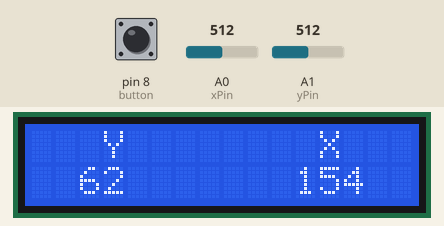
This sketch was run on a simulated Arduino Uno, built with avr-gcc and run on an emulated ATmega328P. On the bench: 16×2 character LCD. The inputs (shaded band) are chosen by the test bench; at power-on: pin 8 (button) LOW, A0 (xPin) = 512, A1 (yPin) = 512. What the sketch prints to the serial monitor is not drawn.

Above: at 3.2 s.
3.3 s: pin 8 (button) pulled HIGH for 1 s
At 3.44 s:
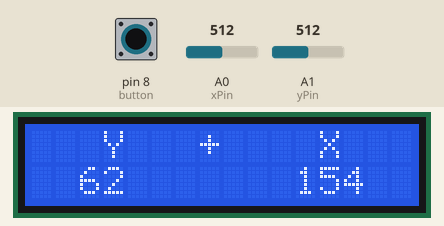
5.8 s: A0 (xPin) set to 716
At 6.8 s:
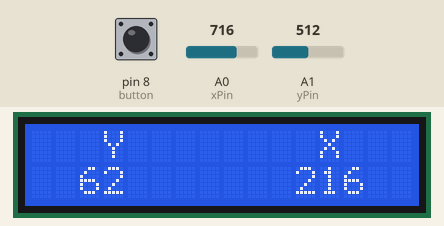
7.3 s: A1 (yPin) set to 716
At 8.5 s:
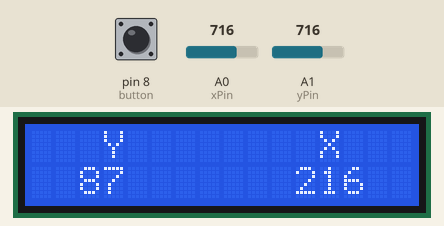
8.8 s: pin 8 (button) pulled HIGH for 0.15 s
At 8.95 s:
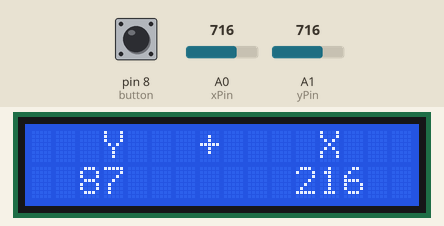
10.5 s: A0 (xPin) set to 900
At 11.3 s:
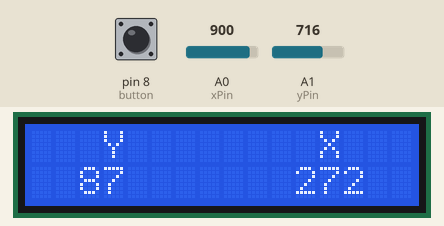
12.0 s: A1 (yPin) set to 900
At 13.1 s:
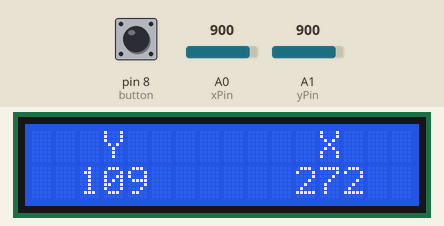
Timing chart, 0 to 14.5 s (numbered marks = the images above; inputs shaded):
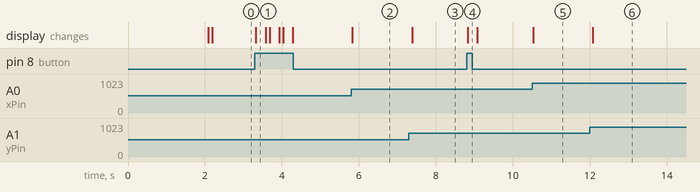

Measured:
- after the input at 3.3 s, the display: changes at once (image 1)
- after the input at 5.8 s, the display: changes at once (image 2)
- after the input at 7.3 s, the display: changes after 0.08 s (image 3)
- after the input at 8.8 s, the display: changes at once (image 4)
- after the input at 10.5 s, the display: changes at once (image 5)
- after the input at 12.0 s, the display: changes after 0.07 s (image 6)

The sketch:

Transmitter.ino
```cpp
#include <LiquidCrystal.h>
LiquidCrystal lcd(12, 11, 6, 5, 4, 3);
#define button 8
#define xPin A0
#define yPin A1
int valueX = 0;
int valueY = 0;
String dataToBeSent;

void setup() {
  lcd.begin(16, 2);
  lcd.clear();
  print("BMS", 0);
  print("ANTEN TRACKER", 1);
  delay(2000);
  lcd.clear();
  Serial.begin(9600);
  print("   Y        X   ", 0);
}

void loop() {
  delay(100);
  valueX = analogRead(xPin) * 0.3027343;  // 0 -309
  valueY = analogRead(yPin) * 0.1220703;  // 0 - 124;
  printDegree(valueX, 11, 14, true);
  printDegree(valueY, 1, 5, false);
  if (digitalRead(button)) {
    dataToBeSent = "#" + String(valueX) + "." + String(valueY) + "*";
    Serial.println(dataToBeSent);
    lcd.setCursor(7, 0);
    lcd.print("+");
    delay(250);
    lcd.setCursor(7, 0);
    lcd.print(" ");
  }
}

void printDegree(int degree, byte iBot, byte iTop, bool isDegreeX) {
  for (byte i = iBot; i < iTop; i++) {
    lcd.setCursor(i, 1);
    lcd.print(" ");
  }
  if (degree < 10) {
    if (isDegreeX) {
      lcd.setCursor(12, 1);
    } else {
      lcd.setCursor(3, 1);
    }
  } else {
    if (isDegreeX) {
      lcd.setCursor(11, 1);
    } else {
      lcd.setCursor(2, 1);
    }
  }
  lcd.print(degree);
}

void print(String text, byte line) {
  for (byte i = 0; i < 16; i++) {
    lcd.setCursor(i, (line % 2));
    lcd.print(" ");
  }
  lcd.setCursor(((16 - text.length()) / 2), (line % 2));
  lcd.print(text);
}
```
